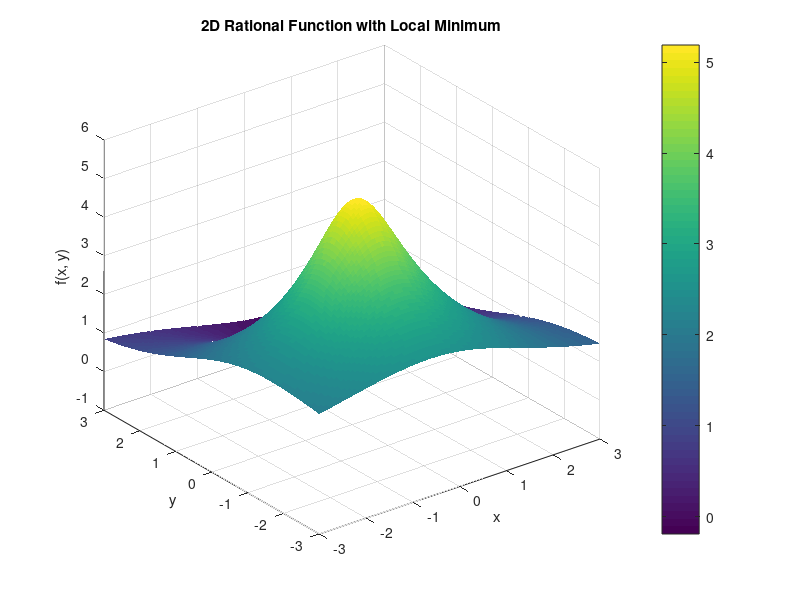

The MATLAB script that drew this image: (Note: this script raises an error after producing the figure.)
% Define the 2D rational function
f = @(x, y) (x.^2 + y.^2 - 2*x - 4*y + 4) ./ (x.^2 + y.^2 + 1);

% Define the range for x and y
[x, y] = meshgrid(linspace(-3, 3, 100));

% Calculate the corresponding z values
z = f(x, y);

% Plot the function
figure;
surf(x, y, z, 'EdgeColor', 'none');
title('2D Rational Function with Local Minimum');
xlabel('x');
ylabel('y');
zlabel('f(x, y)');
colorbar;
grid on;

% Define the function for fmincon
fmin = @(v) f(v(1), v(2));

% Define the initial guess for the minimum
initial_guess = [0, 0];

% Define bounds to prevent numerical issues
lb = [-10, -10];  % Lower bounds
ub = [10, 10];    % Upper bounds

% Use fmincon to find the minimum
options = optimoptions('fmincon', 'Algorithm', 'interior-point', 'Display', 'final');
[x_opt, fval] = fmincon(fmin, initial_guess, [], [], [], [], lb, ub, [], options);

% Display the result
fprintf('Local minimum found at (x, y) = (%.4f, %.4f) with value f(x, y) = %.4f\n', x_opt(1), x_opt(2), fval);

% Plot the local minimum point
hold on;
plot3(x_opt(1), x_opt(2), fval, 'ro', 'MarkerSize', 10, 'LineWidth', 2);
legend('f(x, y)', 'Local Minimum');
hold off;